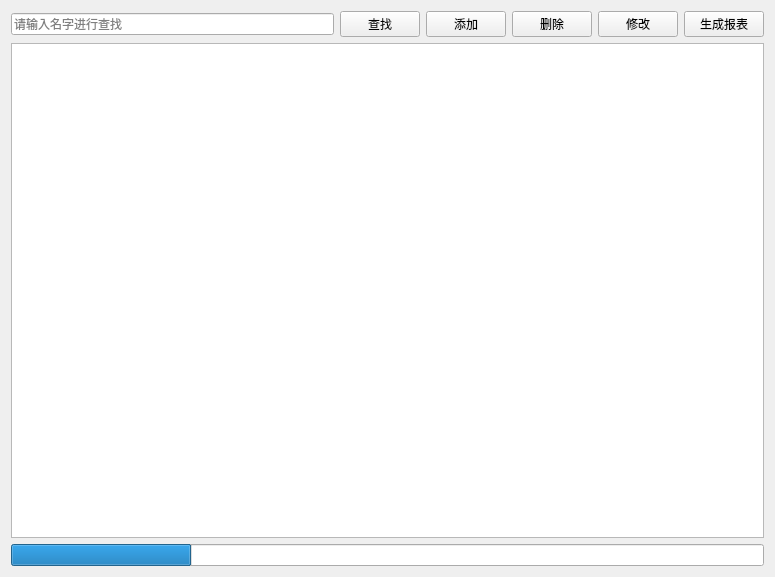
<?xml version="1.0" encoding="UTF-8"?>
<ui version="4.0">
 <class>MedicinesView</class>
 <widget class="QWidget" name="MedicinesView">
  <property name="geometry">
   <rect>
    <x>0</x>
    <y>0</y>
    <width>775</width>
    <height>577</height>
   </rect>
  </property>
  <property name="windowTitle">
   <string>药品管理</string>
  </property>
  <layout class="QVBoxLayout" name="verticalLayout">
   <item>
    <layout class="QHBoxLayout" name="horizontalLayout_2">
     <item>
      <widget class="QLineEdit" name="txtSearch">
       <property name="placeholderText">
        <string>请输入名字进行查找</string>
       </property>
      </widget>
     </item>
     <item>
      <widget class="QPushButton" name="btSearch">
       <property name="text">
        <string>查找</string>
       </property>
      </widget>
     </item>
     <item>
      <widget class="QPushButton" name="btAdd">
       <property name="text">
        <string>添加</string>
       </property>
      </widget>
     </item>
     <item>
      <widget class="QPushButton" name="btDelete">
       <property name="text">
        <string>删除</string>
       </property>
      </widget>
     </item>
     <item>
      <widget class="QPushButton" name="btEdit">
       <property name="text">
        <string>修改</string>
       </property>
      </widget>
     </item>
     <item>
      <widget class="QPushButton" name="btReport">
       <property name="text">
        <string>生成报表</string>
       </property>
      </widget>
     </item>
    </layout>
   </item>
   <item>
    <widget class="QTableView" name="tableView"/>
   </item>
   <item>
    <widget class="QProgressBar" name="progressBar">
     <property name="value">
      <number>24</number>
     </property>
     <property name="textVisible">
      <bool>false</bool>
     </property>
    </widget>
   </item>
  </layout>
 </widget>
 <resources/>
 <connections/>
</ui>
